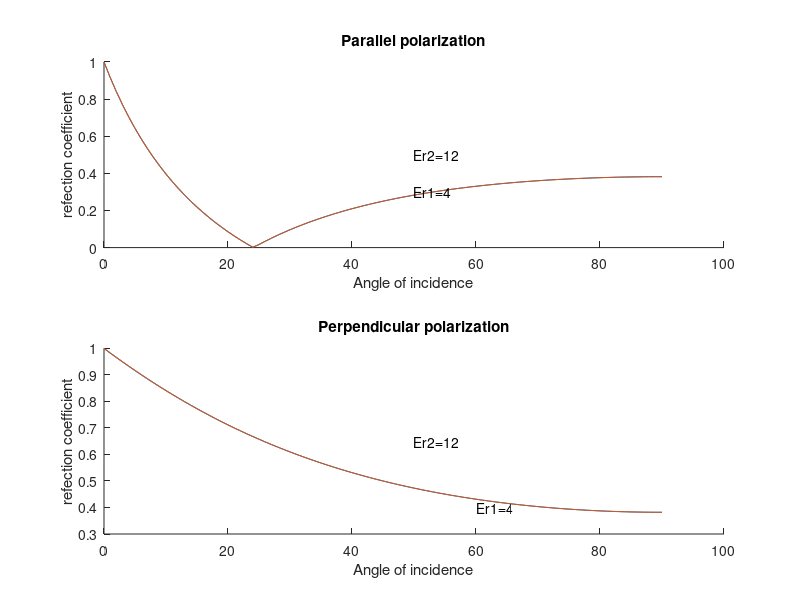

Here is the MATLAB script that generated this plot:
%12,1
clc;

clear all;

close all;

Er1=input('relative value of permitivity 1:');

Er2=input('relative value of permitivity 2:');

theta = 0:1:90;

theta_rad=theta*(pi/180);

par_refcoeff1= (-Er1*sin(theta_rad) +sqrt(Er1-cos(theta_rad).^2 ))./(sin(theta_rad)*Er1 +sqrt(Er1-cos(theta_rad).^2));

par_refcoeff2= (-Er2*sin(theta_rad) +sqrt(Er2-cos(theta_rad).^2 ))./(sin(theta_rad)*Er2 +sqrt(Er2-cos(theta_rad).^2));

per_refcoeff1= (sin(theta_rad) -sqrt(Er1-cos(theta_rad).^2 ))./(sin(theta_rad) +sqrt(Er1-cos(theta_rad).^2));

per_refcoeff2= (sin(theta_rad) -sqrt(Er2-cos(theta_rad).^2 ))./(sin(theta_rad) +sqrt(Er2-cos(theta_rad).^2));

ref_coe1=abs(par_refcoeff1);

ref_coe2=abs(par_refcoeff2);

ref_coe3=abs(per_refcoeff1);

ref_coe4=abs(per_refcoeff2);

disp(ref_coe1);

disp(ref_coe2);

disp(ref_coe3);

disp(ref_coe4);

subplot (2,1,1)

hold on

plot(theta,ref_coe1);

plot(theta,ref_coe2);

title('Parallel polarization')

xlabel('Angle of incidence');

ylabel('refection coefficient');

text(50,0.3,'Er1=4');

text(50,0.5,'Er2=12')

 

subplot (2,1,2)

hold on

plot(theta,ref_coe3)

plot(theta,ref_coe4)

title('Perpendicular polarization')

xlabel('Angle of incidence');

ylabel('refection coefficient');

text(60,0.4,'Er1=4');

text(50,0.65,'Er2=12')

